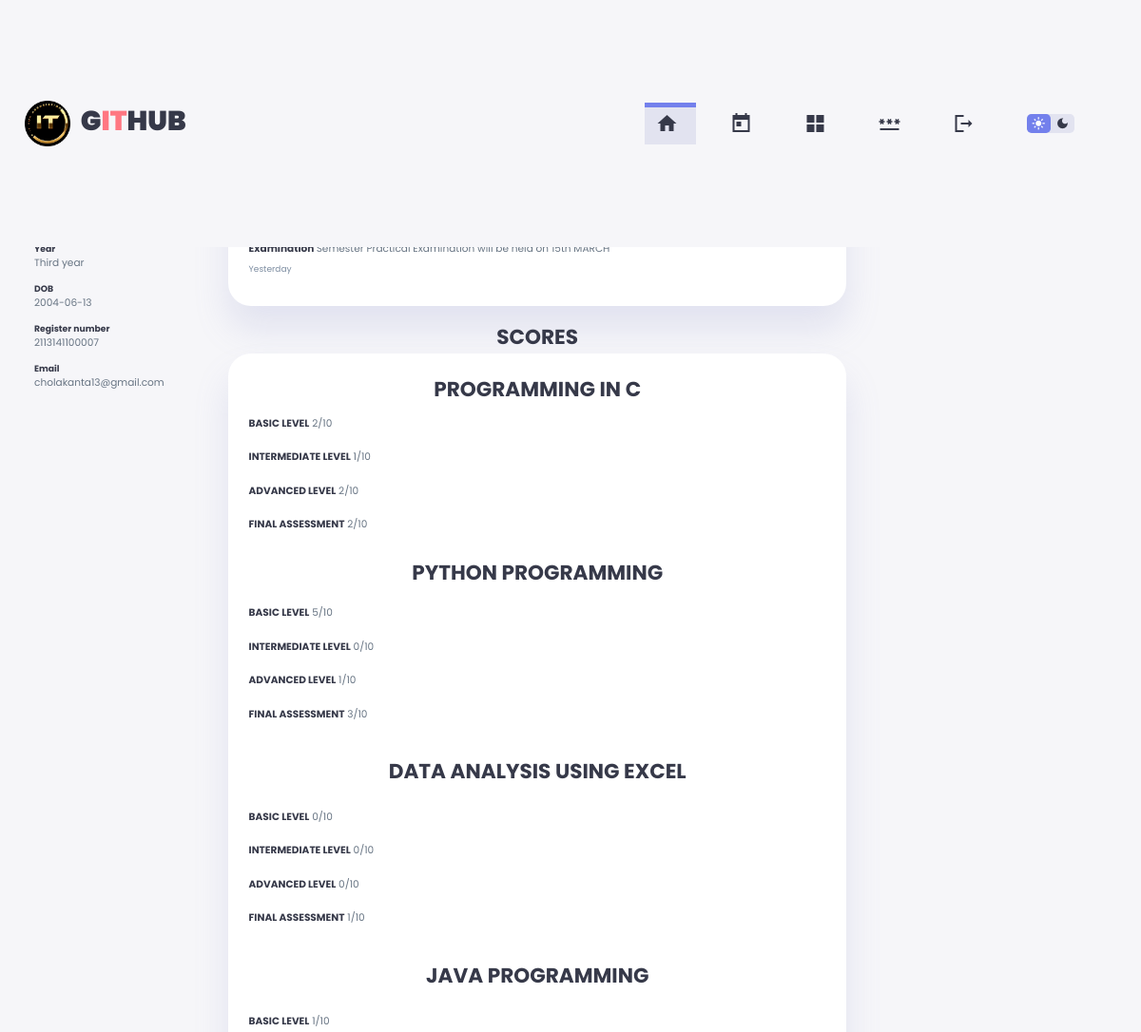
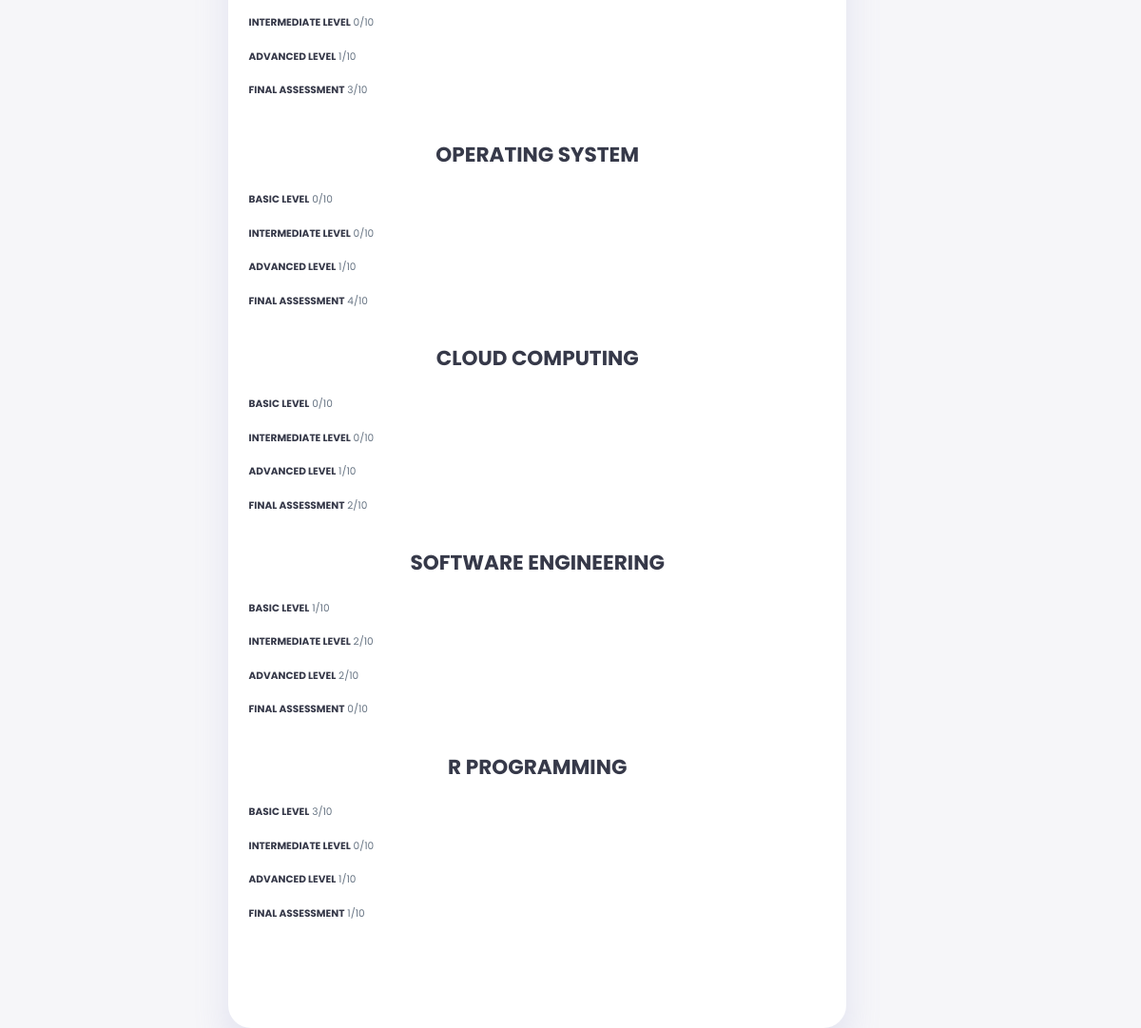
Page /index.php (signed in) on the committed database (2 pictures, top to bottom).
### tables this page shows
CREATE TABLE `login1` (
  `roll_no` int(5) NOT NULL,
  `register_no` bigint(15) NOT NULL,
  `name` varchar(50) NOT NULL,
  `year` char(30) NOT NULL,
  `dob` date NOT NULL,
  `email` varchar(50) NOT NULL,
  `password` varchar(50) NOT NULL
);

CREATE TABLE `scores` (
  `email` varchar(50) NOT NULL,
  `c_basic` int(10) DEFAULT NULL,
  `c_inter` int(10) DEFAULT NULL,
  `c_adv` int(10) DEFAULT NULL,
  `c_final` int(10) DEFAULT NULL,
  `py_basic` int(10) DEFAULT NULL,
  `py_inter` int(10) DEFAULT NULL,
  `py_adv` int(10) DEFAULT NULL,
  `py_final` int(10) DEFAULT NULL,
  `ex_basic` int(10) DEFAULT NULL,
  `ex_inter` int(10) DEFAULT NULL,
  `ex_adv` int(10) DEFAULT NULL,
  `ex_final` int(10) DEFAULT NULL,
  `java_basic` int(10) DEFAULT NULL,
  `java_inter` int(10) DEFAULT NULL,
  `java_adv` int(10) DEFAULT NULL,
  `java_final` int(10) DEFAULT NULL,
  `os_basic` int(10) DEFAULT NULL,
  `os_inter` int(10) DEFAULT NULL,
  `os_adv` int(10) DEFAULT NULL,
  `os_final` int(10) DEFAULT NULL,
  `cc_basic` int(10) DEFAULT NULL,
  `cc_inter` int(10) DEFAULT NULL,
  `cc_adv` int(10) DEFAULT NULL,
  `cc_final` int(10) DEFAULT NULL,
  `se_basic` int(10) DEFAULT NULL,
  `se_inter` int(10) DEFAULT NULL,
  `se_adv` int(10) DEFAULT NULL,
  `se_final` int(10) DEFAULT NULL,
  `r_basic` int(10) DEFAULT NULL,
  `r_inter` int(10) DEFAULT NULL,
  `r_adv` int(10) DEFAULT NULL,
  `r_final` int(10) DEFAULT NULL
);

### index.php (the view, shortened to what this page needs)
<?php
include("db.php");
?>
<?php
$email = $_SESSION['email'];
$email = $con->real_escape_string($email);
$sql = "select * from login1 where email = ('$email') ";
$result = $con -> query($sql);
if ($result->num_rows > 0) {
    $row = $result->fetch_assoc();
    $name = $row["name"];
    $email = $row["email"];
    $roll_no = $row["roll_no"];
    $register_no = $row["register_no"];
    $dob = $row["dob"];
    $year = $row["year"];
}else {
    $name = $email  = "User not found";
}
$sql1 = "select * from scores where email = ('$email')";
$score = $con -> query($sql1);
if ($score->num_rows > 0){
    $scorerow = $score->fetch_assoc();
    $c_basic = ($scorerow['c_basic'] === NULL) ? "Not completed" : $scorerow['c_basic'];
    $c_inter = ($scorerow['c_inter'] === NULL) ? "Not completed" : $scorerow['c_inter'];
    $c_adv = ($scorerow['c_adv'] === NULL) ? "Not completed" : $scorerow['c_adv'];
    $c_final = ($scorerow['c_final'] === NULL) ? "Not completed" : $scorerow['c_final'];
    $py_basic = ($scorerow['py_basic'] === NULL) ? "Not completed" : $scorerow['py_basic'];
    $py_inter = ($scorerow['py_inter'] === NULL) ? "Not completed" : $scorerow['py_inter'];
    $py_adv = ($scorerow['py_adv'] === NULL) ? "Not completed" : $scorerow['py_adv'];
    $py_final = ($scorerow['py_final'] === NULL) ? "Not completed" : $scorerow['py_final'];
    $ex_basic = ($scorerow['ex_basic'] === NULL) ? "Not completed" : $scorerow['ex_basic'];
    $ex_inter = ($scorerow['ex_inter'] === NULL) ? "Not completed" : $scorerow['ex_inter'];
    $ex_adv = ($scorerow['ex_adv'] === NULL) ? "Not completed" : $scorerow['ex_adv'];
    $ex_final = ($scorerow['ex_final'] === NULL) ? "Not completed" : $scorerow['ex_final'];
    $java_basic = ($scorerow['java_basic'] === NULL) ? "Not completed" : $scorerow['java_basic'];
    $java_inter = ($scorerow['java_inter'] === NULL) ? "Not completed" : $scorerow['java_inter'];
    $java_adv = ($scorerow['java_adv'] === NULL) ? "Not completed" : $scorerow['java_adv'];
    $java_final = ($scorerow['java_final'] === NULL) ? "Not completed" : $scorerow['java_final'];
    $os_basic = ($scorerow['os_basic'] === NULL) ? "Not completed" : $scorerow['os_basic'];
    $os_inter = ($scorerow['os_inter'] === NULL) ? "Not completed" : $scorerow['os_inter'];
    $os_adv = ($scorerow['os_adv'] === NULL) ? "Not completed" : $scorerow['os_adv'];
    $os_final = ($scorerow['os_final'] === NULL) ? "Not completed" : $scorerow['os_final'];
    $cc_basic = ($scorerow['cc_basic'] === NULL) ? "Not completed" : $scorerow['cc_basic'];
    $cc_inter = ($scorerow['cc_inter'] === NULL) ? "Not completed" : $scorerow['cc_inter'];
    $cc_adv = ($scorerow['cc_adv'] === NULL) ? "Not completed" : $scorerow['cc_adv'];
    $cc_final = ($scorerow['cc_final'] === NULL) ? "Not completed" : $scorerow['cc_final'];
    $se_basic = ($scorerow['se_basic'] === NULL) ? "Not completed" : $scorerow['se_basic'];
    $se_inter = ($scorerow['se_inter'] === NULL) ? "Not completed" : $scorerow['se_inter'];
    $se_adv = ($scorerow['se_adv'] === NULL) ? "Not completed" : $scorerow['se_adv'];
    $se_final = ($scorerow['se_final'] === NULL) ? "Not completed" : $scorerow['se_final'];
    $r_basic = ($scorerow['r_basic'] === NULL) ? "Not completed" : $scorerow['r_basic'];
    $r_inter = ($scorerow['r_inter'] === NULL) ? "Not completed" : $scorerow['r_inter'];
    $r_adv = ($scorerow['r_adv'] === NULL) ? "Not completed" : $scorerow['r_adv'];
    $r_final = ($scorerow['r_final'] === NULL) ? "Not completed" : $scorerow['r_final'];
}
?>
<!DOCTYPE html>
<html lang="en">
<head>
    <link rel="stylesheet" href="index.css">
</head>
<body>
    <header>
        <div class="logo" title="GNC Management System">
            <img src="./images/logo.png" alt="">
            <h1>G<span class="danger">IT</span>HUB</h1>
        </div>
        <div class="navbar">
            <a href="index.php" class="active">
                <span class="material-icons-sharp">home</span>
            </a>
            <a href="timetable.php" onclick="timeTableAll()">
                <span class="material-icons-sharp">today</span>
            </a>
            <a href="exam.php">
                <span class="material-icons-sharp">grid_view</span>
            </a>
            <a href="password.php">
                <span class="material-icons-sharp">password</span>
            </a>
            <a href="logout.php">
                <span class="material-icons-sharp" onclick="">logout</span>
            </a>
        </div>
        <div class="theme-toggler">
            <span class="material-icons-sharp active">light_mode</span>
            <span class="material-icons-sharp">dark_mode</span>
        </div>
    </header>
    <div class="container">
        <aside>
            <div class="profile">
                <div class="top">
                    <div class="profile-photo">
                    </div>
                    <div class="info">
                        <h3>Hey, <b><?php echo $name; ?></b></h3>
                        <small class="text-muted"><?php echo $roll_no?></small>
                    </div>
                </div>
                <div class="about">
                <h5>Course</h5>
                    <p>B.Sc Information Technology</p>
                    <h5>Year</h5>
                    <p><?php echo $year ?></p>
                    <h5>DOB</h5>
                    <p><?php echo $dob; ?></p>
                    <h5>Register number</h5>
                    <p><?php echo $register_no; ?></p>
                    <h5>Email</h5>
                    <p><?php echo $email; ?></p>
                </div>
            </div>
        </aside>
        <div class="right">
            <div class="announcements">
                <h2><center>ANNOUNCEMENTS</center></h2>
                <div class="updates">
                    <div class="message">
                        <p> <b>INDUSTRIAL VISIT</b> Join us for an unforgettable IV trip to Kerala on MARCH 20 – adventure awaits!!</p>
                        <small class="text-muted">2 Minutes Ago</small>
                    </div>
                    <div class="message">
                        <p> <b>PLACEMENT </b> INOR Groups Placement drive is set to happen on March 5  in Guru Ramdass Hall.</p>
                        <small class="text-muted">10 Minutes Ago</small>
                    </div>
                    <div class="message">
                        <p> <b>Examination </b> Semester Practical Examination will be held on 15th MARCH</p>
                        <small class="text-muted">Yesterday</small>
                    </div>
                </div>
                <br>
                <div class="announcements">
                <h2><center>SCORES</center></h2>
                <div class="updates">
                    <h2><center>PROGRAMMING IN C</center></h2>
                    <div class="message">
                        <p> <b>BASIC LEVEL</b>       <?php echo $c_basic?>/10</p>
                    </div>
                    <div class="message">
                        <p> <b>INTERMEDIATE LEVEL</b>       <?php echo $c_inter?>/10</p>
                    </div>
                    <div class="message">
                        <p> <b>ADVANCED LEVEL</b>       <?php echo $c_adv?>/10</p>
                    </div>
                    <div class="message">
                        <p> <b>FINAL ASSESSMENT</b>       <?php echo $c_final?>/10</p>
                    </div>
                    <br>
                    <h2><center>PYTHON PROGRAMMING </center></h2>
                    <div class="message">
                    <div class="message">
                        <p> <b>BASIC LEVEL</b>       <?php echo $py_basic?>/10</p>
                    </div>
                    <div class="message">
                        <p> <b>INTERMEDIATE LEVEL</b>       <?php echo $py_inter?>/10</p>
                    </div>
                    <div class="message">
                        <p> <b>ADVANCED LEVEL</b>       <?php echo $py_adv?>/10</p>
                    </div>
                    <div class="message">
                        <p> <b>FINAL ASSESSMENT</b>       <?php echo $py_final?>/10</p>
                    </div>
                    <br>
                    <h2><center>DATA ANALYSIS USING EXCEL</center></h2>
                    <div class="message">
                    <div class="message">
                        <p> <b>BASIC LEVEL</b>       <?php echo $ex_basic?>/10</p>
                    </div>
                    <div class="message">
                        <p> <b>INTERMEDIATE LEVEL</b>       <?php echo $ex_inter?>/10</p>
                    </div>
                    <div class="message">
                        <p> <b>ADVANCED LEVEL</b>       <?php echo $ex_adv?>/10</p>
                    </div>
                    <div class="message">
                        <p> <b>FINAL ASSESSMENT</b>       <?php echo $ex_final?>/10</p>
                    </div>
                    <br>
                    <h2><center>JAVA PROGRAMMING </center></h2>
                    <div class="message">
                    <div class="message">
                        <p> <b>BASIC LEVEL</b>       <?php echo $java_basic?>/10</p>
                    </div>
                    <div class="message">
                        <p> <b>INTERMEDIATE LEVEL</b>       <?php echo $java_inter?>/10</p>
                    </div>
                    <div class="message">
                        <p> <b>ADVANCED LEVEL</b>       <?php echo $java_adv?>/10</p>
                    </div>
                    <div class="message">
                        <p> <b>FINAL ASSESSMENT</b>       <?php echo $java_final?>/10</p>
                    </div>
                    <br>
                </div>
                <h2><center>OPERATING SYSTEM </center></h2>
                    <div class="message">
                    <div class="message">
                        <p> <b>BASIC LEVEL</b>       <?php echo $os_basic?>/10</p>
                    </div>
                    <div class="message">
                        <p> <b>INTERMEDIATE LEVEL</b>       <?php echo $os_inter?>/10</p>
                    </div>
                    <div class="message">
                        <p> <b>ADVANCED LEVEL</b>       <?php echo $os_adv?>/10</p>
                    </div>
                    <div class="message">
                        <p> <b>FINAL ASSESSMENT</b>       <?php echo $os_final?>/10</p>
                    </div>
                    <br>
                    <h2><center>CLOUD COMPUTING </center></h2>
                    <div class="message">
                    <div class="message">
                        <p> <b>BASIC LEVEL</b>       <?php echo $cc_basic?>/10</p>
                    </div>
                    <div class="message">
                        <p> <b>INTERMEDIATE LEVEL</b>       <?php echo $cc_inter?>/10</p>
                    </div>
                    <div class="message">
                        <p> <b>ADVANCED LEVEL</b>       <?php echo $cc_adv?>/10</p>
                    </div>
                    <div class="message">
                        <p> <b>FINAL ASSESSMENT</b>       <?php echo $cc_final?>/10</p>
                    </div>
                    <br>
                    <h2><center>SOFTWARE ENGINEERING </center></h2>
                    <div class="message">
                    <div class="message">
                        <p> <b>BASIC LEVEL</b>       <?php echo $se_basic?>/10</p>
                    </div>
                    <div class="message">
                        <p> <b>INTERMEDIATE LEVEL</b>       <?php echo $se_inter?>/10</p>
                    </div>
                    <div class="message">
                        <p> <b>ADVANCED LEVEL</b>       <?php echo $se_adv?>/10</p>
                    </div>
                    <div class="message">
                        <p> <b>FINAL ASSESSMENT</b>       <?php echo $se_final?>/10</p>
                    </div>
                    <br>
                    <h2><center>R PROGRAMMING </center></h2>
                    <div class="message">
                    <div class="message">
                        <p> <b>BASIC LEVEL</b>       <?php echo $r_basic?>/10</p>
                    </div>
                    <div class="message">
                        <p> <b>INTERMEDIATE LEVEL</b>       <?php echo $r_inter?>/10</p>
                    </div>
                    <div class="message">
                        <p> <b>ADVANCED LEVEL</b>       <?php echo $r_adv?>/10</p>
                    </div>
                    <div class="message">
                        <p> <b>FINAL ASSESSMENT</b>       <?php echo $r_final?>/10</p>
                    </div>
                    <br>
            </div>
</body>
</html>

### rows in the picture
login1: year "Third year", dob "2004-06-13", register_no "2113141100007", email "cholakanta13@gmail.com"
scores: c_basic "2", c_inter "1", c_adv "2", c_final "2", py_basic "5", py_inter "0", py_adv "1", py_final "3", ex_basic "0", ex_inter "0", ex_adv "0", ex_final "1", java_basic "1", java_inter "0", java_adv "1", java_final "3", os_basic "0", os_inter "0", os_adv "1", os_final "4", cc_basic "0", cc_inter "0", cc_adv "1", cc_final "2", se_basic "1", se_inter "2", se_adv "2", se_final "0", r_basic "3", r_inter "0", r_adv "1", r_final "1"
